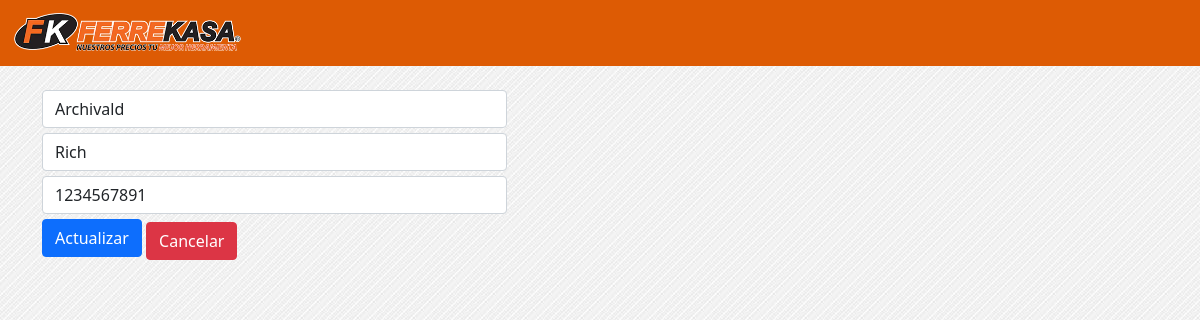
/vendedor_mod.php?id_vendedor=1, run on the app's committed database.
### tables this page shows
CREATE TABLE `vendedor` (
  `id_vendedor` int(11) NOT NULL,
  `nombre` varchar(50) DEFAULT NULL,
  `apellidos` varchar(50) DEFAULT NULL,
  `telefono` bigint(10) DEFAULT NULL
);

### vendedor_mod.php (the view, shortened to what this page needs)
<?php
include("conexion.php");
$id = $_GET['id_vendedor'];
$sql = "SELECT * FROM vendedor WHERE id_vendedor='$id'";
$query = mysqli_query($conn, $sql);
$row = mysqli_fetch_array($query);
?>
<!DOCTYPE html>
<html lang="en">
<head>
    <link href="https://cdn.jsdelivr.net/npm/bootstrap@5.1.3/dist/css/bootstrap.min.css" rel="stylesheet">
    <link rel="stylesheet" href="personal.css">
</head>
<body>
    <nav class="navbar navbar-expand-lg fixed-top navbar-light barra">
        <div class="container-fluid">
        <a class="navbar-brand" href="adminpage.php">
                <img src="ferrakasa.webp" alt="" height="40">
            </a>
        </div>
    </nav>
    <div class="container crud">
        <div class="col-5">
            <form action="vendedor_m.php" method="POST">
                <input type="text" class="form-control " name="nombre" placeholder="Nombre" value="<?php echo $row['nombre'] ?>">
                <input type="text" class="form-control " name="apellidos" placeholder="Apellidos" value="<?php echo $row['apellidos'] ?>">
                <input type="number" class="form-control " name="telefono" placeholder="Telefono cel" value="<?php echo $row['telefono'] ?>">
                <input type="submit" class="btn btn-primary btn-block" value="Actualizar">
                <a href="personal.php" class="btn btn-danger">Cancelar</a>
            </form>
        </div>
    </div>
</body>
</html>

### personal.css (style rules this page uses)
body { z-index: 2; background-image: url(fondo.jpg); background-attachment: fixed; }
html { scroll-behavior: smooth; }
.barra { background: rgb(221, 91, 4); }
.crud { margin-top: 90px; scroll-margin-top: 70px; }
input,textarea { margin-bottom: 5px; }

### data on the page
vendedor: nombre "Archivald", apellidos "Rich", telefono "1234567891"
